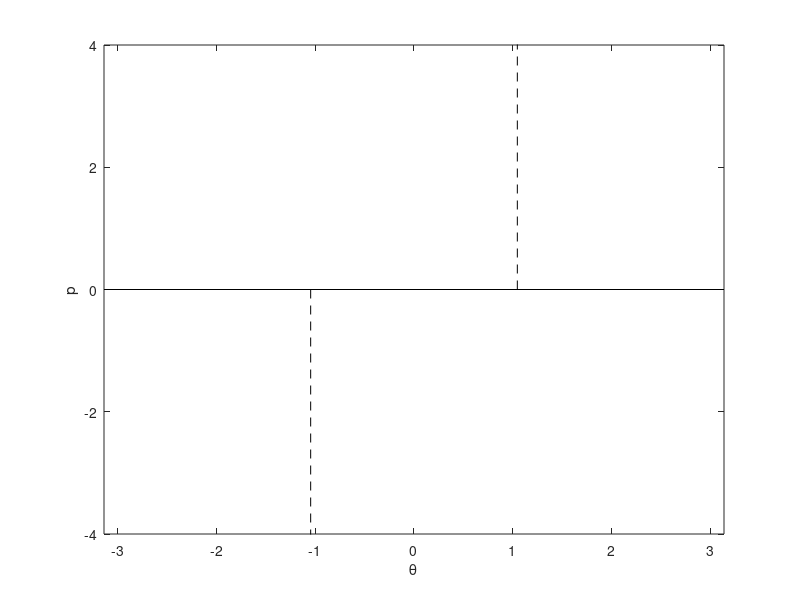

This chart was generated by the following MATLAB code: (Note: this script raises an error after producing the figure.)
%% visualizing the basin of attraction for a typical limit cycle
clear,clf,clc
wn = 1;
kick_angle = pi/3;
w00 = 0.7;    % momentum of the limit cycle at the kick
theta0 = kick_angle;

figure
box on
hold on
axis([-pi pi -4 4])
xlabel('\theta'), ylabel('p')
plot([-kick_angle -kick_angle],[0 -5],'--k')
plot([kick_angle kick_angle],[0 5],'--k')
plot([-pi pi],[0 0],'k')

% the limit cycle
% upper branch
[ theta_u,omega_u,t_u,T1 ] = PendulumSolution( wn,theta0,w00,kick_angle );
lind = find(abs(theta_u)<kick_angle-.001 & omega_u>0);
omega_u = omega_u(lind); theta_u=theta_u(lind); t_u = t_u(lind);
T_u = max(t_u);
% lower branch
[ theta_l,omega_l,t_l,~ ] = PendulumSolution( wn,theta0,w00-1,kick_angle );
lind = find(abs(theta_l)<kick_angle-.001 & omega_l<0);
t_l = t_l(lind);
T_l = max(t_l)-min(t_l);
TT = T_l+T_u;   

% plot with the extra tail
[ theta_u,omega_u,t_u,~ ] = PendulumSolution( wn,theta0,w00,kick_angle );
[t_u,tind] = sort(t_u); omega_u = omega_u(tind); theta_u=theta_u(tind);
hind = 1:ceil(length(t_u)/2);   % first half of the periodic orbit
t_u=t_u(hind); omega_u=omega_u(hind); theta_u=theta_u(hind);
z=zeros(size(theta_u));
surface(-[theta_u;theta_u],-[omega_u;omega_u],[z;z],[t_u;t_u]*2*pi/TT,...
        'facecol','no',...
        'edgecol','interp',...
        'linew',2);  

% plot with the extra tail
[ theta_l,omega_l,t_l,T2 ] = PendulumSolution( wn,theta0,w00-1,kick_angle );
[t_l,tind]=sort(t_l,'descend');omega_l=omega_l(tind); theta_l=theta_l(tind);
hind = 1:ceil(length(t_l)/2);
t_l=t_l(hind); omega_l = omega_l(hind); theta_l=theta_l(hind); 

t_l = mod(t_l-min(t_l)+T_u,TT);

z=zeros(size(theta_l));
surface(-[theta_l;theta_l],-[omega_l;omega_l],[z;z],[t_l;t_l]*2*pi/TT,...
        'facecol','no',...
        'edgecol','interp',...
        'linew',2);

% top isochrones
for i = 1:4
    [ theta,omega,t,T ] = PendulumSolution( wn,theta0,w00+i,kick_angle );
    k = sqrt((.25/(wn^2))*(w00+i)^2 + sin(theta0/2)^2); % modulus (square of root of energy)
    if k<=1
        lind = find(theta>-kick_angle+.001 & omega<(w00+i));
        theta = theta(lind); omega=omega(lind); t=t(lind);
        [t,tind] = sort(t,'descend'); omega=omega(tind); theta=theta(tind);
        t = mod((t-T/2+T1/2),TT);
        Tb(i)=T/2 + T1/2;
    else
        t = mod(t+sum(Tb),TT);        
        Tb(i)=T;
    end
    % plot
    z=zeros(size(theta));
    surface(-[theta;theta],-[omega;omega],[z;z],[t;t]*2*pi/TT,...
            'facecol','no',...
            'edgecol','interp',...
            'linew',2);
end

% lower isochrones
for i = 2:4
    [ theta,omega,t,T ] = PendulumSolution( wn,theta0,w00-i,kick_angle );    
    k = sqrt((.25/(wn^2))*(w00-i)^2 + sin(theta0/2)^2); % modulus (square of root of energy)
    if k<=1
        lind = find(theta<kick_angle-.001 & omega>(w00-i));
        theta = theta(lind); omega=omega(lind); t=t(lind);
        [t,tind] = sort(t,'ascend'); omega=omega(tind); theta=theta(tind);
        t = mod(t+T2/2+T_u,TT);
        Tc(i)=T/2 + T2/2 + T_u;
    else
        omega=-omega;t=fliplr(t);
        t = mod(t+sum(Tc),TT);        
        Tc(i)=T;
    end

    % plot
    z=zeros(size(theta));
    surface(-[theta;theta],-[omega;omega],[z;z],[t;t]*2*pi/TT,...
            'facecol','no',...
            'edgecol','interp',...
            'linew',2);
end

caxis([0 2*pi])
h = colorbar;       
set(h, 'YTickLabel', {'2 pi','0'}, 'YTick', [0 , 2*pi])





